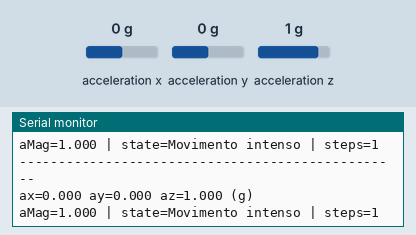
This sketch was run on a simulated ESP32. On the bench: the last lines printed to the serial monitor. Wiring (inferred from the names in the program): MPU-6050 motion sensor at I2C address 0x68. Inputs (shaded band) come from the test bench; at power-on: acceleration y 0 g, acceleration z 1 g, acceleration x 0 g. WiFi joins after 1.5 s; servers stay silent unless stated; no MQTT or app messages arrive unless stated.

Above: at 11.9 s.
12.0 s: acceleration y set to -0.1 g
At 12.27 s:
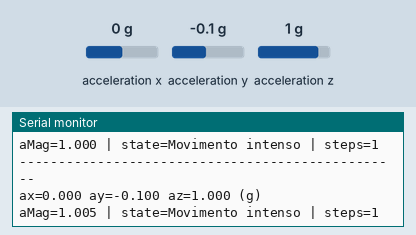
13.8 s: acceleration z set to 0.4 g
At 14.07 s:
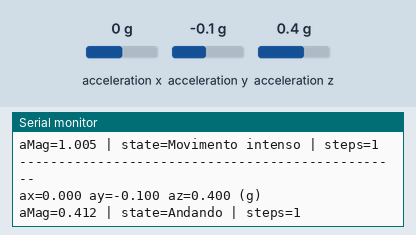

The sketch:

PulseiraInteligente.ino
```cpp
//Enzo Fernandes Ramos RM:563705
//Felipe Henrique de Souza Cerazi RM:562746
//Gustavo Peaguda de Castro RM:562923

#include <WiFi.h>
#include <PubSubClient.h>
#include <Wire.h>
#include <math.h>

// ====================== CONFIG WIFI / MQTT ======================
const char* WIFI_SSID     = "Wokwi-GUEST";
const char* WIFI_PASSWORD = "";

// IP da VM (mesmo que você usa no Postman para Orion/STH/IoT Agent)
const char* MQTT_HOST = "102.37.18.193";  // <-- TROCAR PARA O IP DA VM
const int   MQTT_PORT = 1883;

// Dados da pulseira / dispositivo
const char* DEVICE_ID   = "brace001";         // device_id no IoT Agent
const char* APIKEY      = "TEF";              // apikey do service group
// Tópico Ultralight MQTT para o IoT Agent
// Formato: /<apikey>/<device_id>/attrs
String mqttTopic = String("/") + APIKEY + "/" + DEVICE_ID + "/attrs";

WiFiClient espClient;
PubSubClient mqttClient(espClient);

// ====================== CONFIG MPU6050 ======================
const int   MPU_ADDR   = 0x68;
const float ACC_SCALE  = 16384.0;   // LSB/g para ±2g

// Amostragem e publicação
const unsigned long SAMPLE_INTERVAL_MS  = 200;   // 5 Hz
const unsigned long PUBLISH_INTERVAL_MS = 2000;  // envia a cada 2s

unsigned long lastSampleMs  = 0;
unsigned long lastPublishMs = 0;

// Zona morta perto de zero para considerar parado
const float ZERO_EPS = 0.02;

// Limiares (baseados em aMag direto, sem subtrair gravidade)
const float THRESH_PARADO      = 0.05;
const float THRESH_MOV_LEVE    = 0.30;
const float THRESH_ANDANDO     = 0.70;
const float THRESH_INTENSO     = 1.20;

// Variáveis globais de estado
float lastAccelMag = 0.0;
const float STEP_THRESHOLD = 0.6;             // pico para contar passo
bool aboveStep = false;
unsigned long lastStepTime = 0;
unsigned long stepCount = 0;
const unsigned long MIN_STEP_INTERVAL = 300;  // ms

// Ultimos valores lidos (para mandar no MQTT)
float currentAx = 0, currentAy = 0, currentAz = 0;
float currentMag = 0;
String currentState = "Parado";

// ====================== WIFI / MQTT ======================
void connectWiFi() {
  Serial.print("Conectando ao WiFi: ");
  Serial.println(WIFI_SSID);
  WiFi.begin(WIFI_SSID, WIFI_PASSWORD);
  while (WiFi.status() != WL_CONNECTED) {
    delay(500);
    Serial.print(".");
  }
  Serial.println("\nWiFi conectado!");
  Serial.print("IP: ");
  Serial.println(WiFi.localIP());
}

void reconnectMQTT() {
  while (!mqttClient.connected()) {
    Serial.print("Conectando ao MQTT em ");
    Serial.print(MQTT_HOST);
    Serial.print(":");
    Serial.println(MQTT_PORT);

    String clientId = "bracelet-esp32-" + String((uint32_t)ESP.getEfuseMac(), HEX);
    if (mqttClient.connect(clientId.c_str())) {
      Serial.println("MQTT conectado!");
    } else {
      Serial.print("Falha MQTT, rc=");
      Serial.print(mqttClient.state());
      Serial.println(" tentando novamente em 2s...");
      delay(2000);
    }
  }
}

// ====================== MPU6050 ======================
void setupMPU6050() {
  Wire.begin();
  Wire.beginTransmission(MPU_ADDR);
  Wire.write(0x6B);  // power management
  Wire.write(0);     // acorda
  Wire.endTransmission(true);
  Serial.println("MPU6050 inicializado.");
}

void readAccel(float &ax, float &ay, float &az) {
  Wire.beginTransmission(MPU_ADDR);
  Wire.write(0x3B); // ACCEL_XOUT_H
  Wire.endTransmission(false);
  Wire.requestFrom(MPU_ADDR, 6, true);

  int16_t rawX = (Wire.read() << 8) | Wire.read();
  int16_t rawY = (Wire.read() << 8) | Wire.read();
  int16_t rawZ = (Wire.read() << 8) | Wire.read();

  ax = rawX / ACC_SCALE;
  ay = rawY / ACC_SCALE;
  az = rawZ / ACC_SCALE;
}

// Classificação baseada em aMag, com zero = parado
const char* classify(float ax, float ay, float az, float aMag) {
  if (fabs(ax) < ZERO_EPS && fabs(ay) < ZERO_EPS && fabs(az) < ZERO_EPS) {
    return "Parado";
  }
  if (aMag < THRESH_PARADO) {
    return "Parado";
  } else if (aMag < THRESH_MOV_LEVE) {
    return "Movimento leve";
  } else if (aMag < THRESH_ANDANDO) {
    return "Andando";
  } else if (aMag < THRESH_INTENSO) {
    return "Movimento intenso";
  } else {
    return "MUITO intenso";
  }
}

// Detecção simples de passos com base em picos na magnitude
void updateSteps(float aMag) {
  unsigned long now = millis();

  if (!aboveStep && aMag > STEP_THRESHOLD) {
    if (now - lastStepTime > MIN_STEP_INTERVAL) {
      stepCount++;
      lastStepTime = now;
    }
    aboveStep = true;
  }

  if (aboveStep && aMag < (STEP_THRESHOLD * 0.5f)) {
    aboveStep = false;
  }
}

// Processa uma amostra do sensor
void processSample() {
  readAccel(currentAx, currentAy, currentAz);

  currentMag = sqrt(currentAx * currentAx +
                    currentAy * currentAy +
                    currentAz * currentAz);

  const char* estado = classify(currentAx, currentAy, currentAz, currentMag);
  currentState = String(estado);

  updateSteps(currentMag);

  // Debug no Serial
  Serial.println("-------------------------------------------------");
  Serial.print("ax="); Serial.print(currentAx, 3);
  Serial.print(" ay="); Serial.print(currentAy, 3);
  Serial.print(" az="); Serial.print(currentAz, 3);
  Serial.println(" (g)");

  Serial.print("aMag="); Serial.print(currentMag, 3);
  Serial.print(" | state="); Serial.print(currentState);
  Serial.print(" | steps="); Serial.println(stepCount);
}

// Envia dados ao IoT Agent via MQTT (Ultralight)
void publishToFiware() {
  // Ultralight: a|<accelMag>|p|<steps>|s|<state>
  String payload = "a|" + String(currentMag, 3) +
                   "|p|" + String(stepCount) +
                   "|s|" + currentState;

  Serial.print("Publicando em ");
  Serial.print(mqttTopic);
  Serial.print(" => ");
  Serial.println(payload);

  mqttClient.publish(mqttTopic.c_str(), payload.c_str());
}

// ====================== SETUP & LOOP ======================
void setup() {
  Serial.begin(115200);
  delay(1000);

  Serial.println("=== Pulseira de Movimento com MPU6050 + MQTT (FIWARE) ===");

  connectWiFi();
  mqttClient.setServer(MQTT_HOST, MQTT_PORT);

  setupMPU6050();

  lastSampleMs  = millis();
  lastPublishMs = millis();
}

void loop() {
  if (!mqttClient.connected()) {
    reconnectMQTT();
  }
  mqttClient.loop();

  unsigned long now = millis();

  if (now - lastSampleMs >= SAMPLE_INTERVAL_MS) {
    lastSampleMs = now;
    processSample();
  }

  if (now - lastPublishMs >= PUBLISH_INTERVAL_MS) {
    lastPublishMs = now;
    publishToFiware();
  }
}
```

Measured:
- after the input at 12.0 s, the serial monitor: prints a new line after 0.11 s (image 1)
- after the input at 13.8 s, the serial monitor: prints a new line after 0.11 s (image 2)
